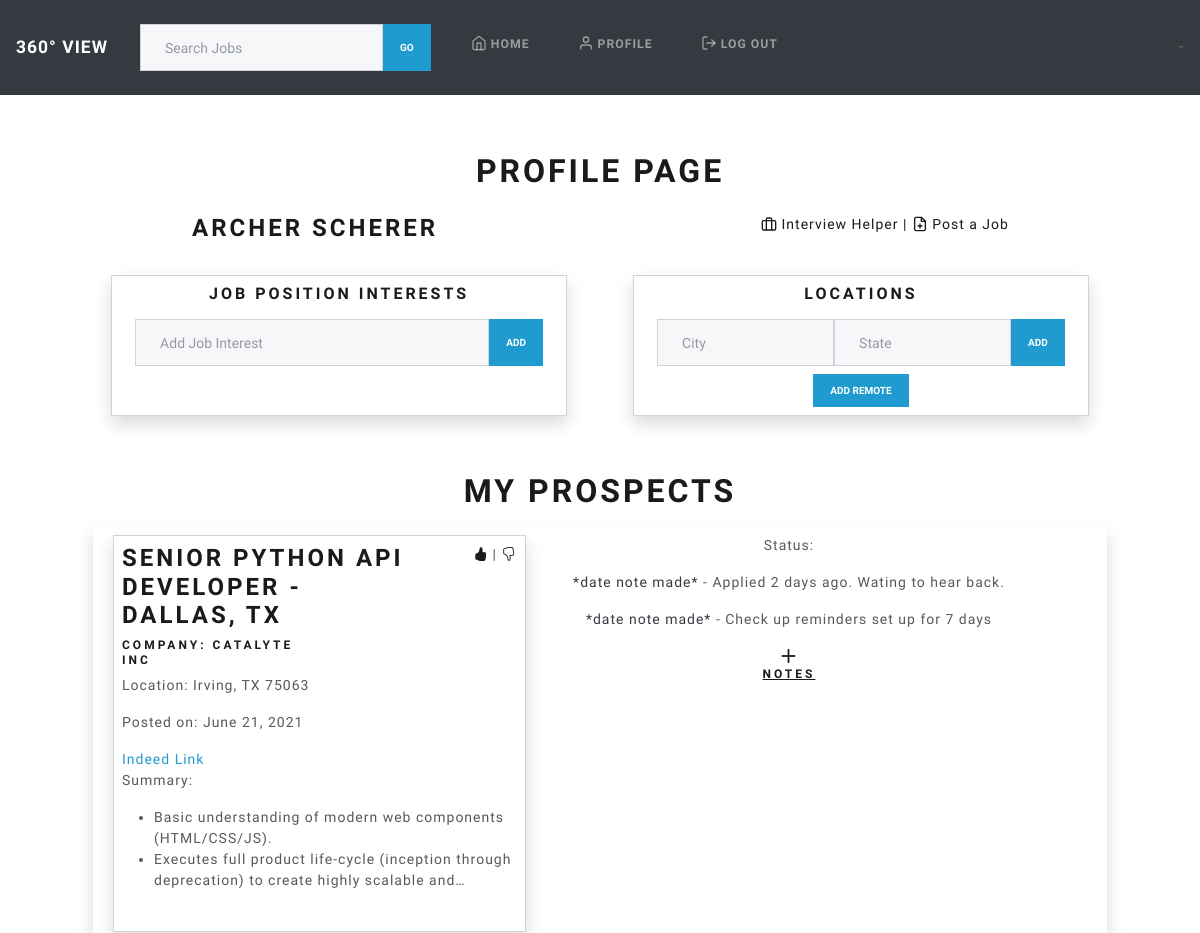
Before: /job/profile/3 (signed in, upper part) with the older database file.
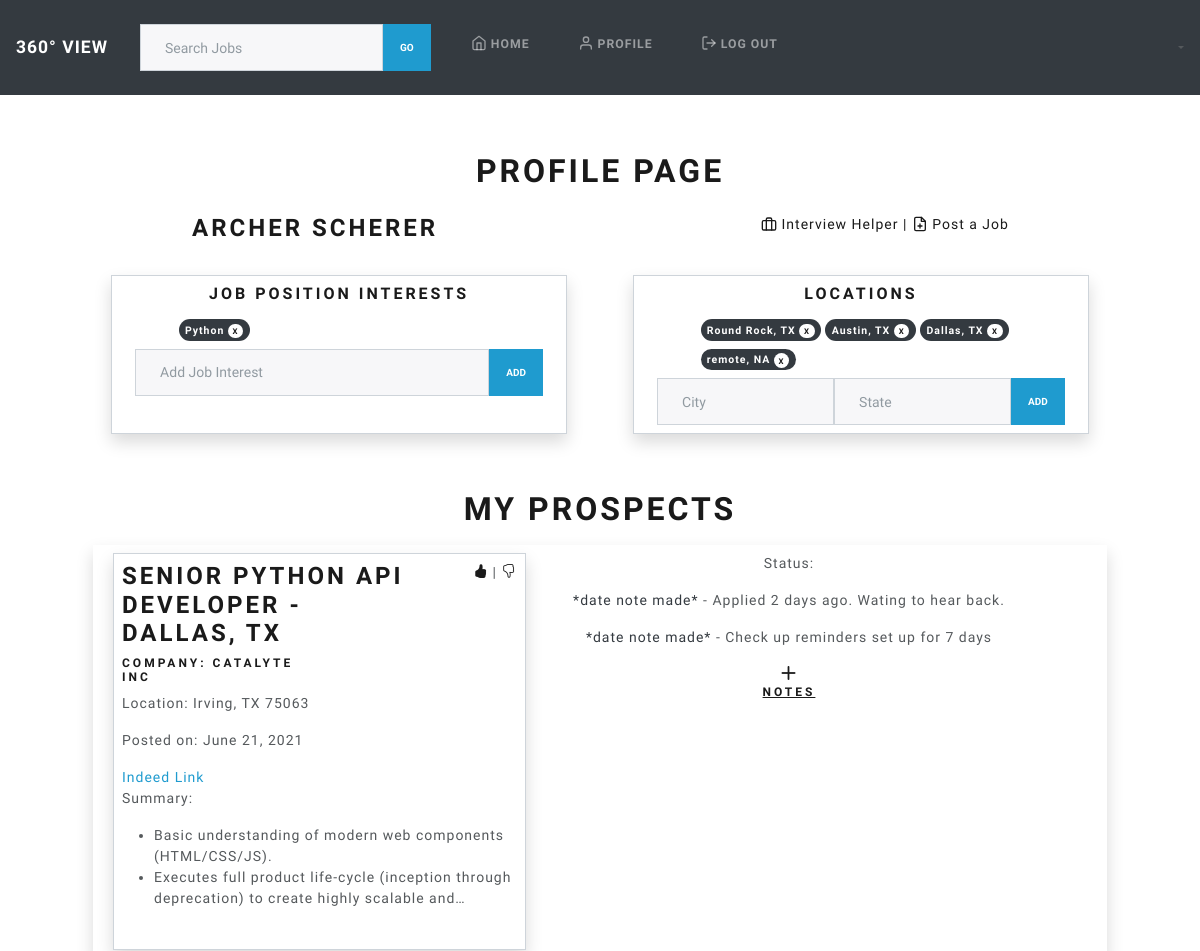
After: the same page with the newer database file.
### login_reg_app/models.py (models this page shows, shortened)
class User(models.Model):
    first_name = models.CharField(max_length=255)
    last_name = models.CharField(max_length=255)
    email = models.EmailField(max_length=255)
    birthday = models.DateField()
    password = models.CharField(max_length=100)
    user_type = models.CharField(max_length=255, default="agent")
    created_at = models.DateTimeField(auto_now_add=True)
    updated_at = models.DateTimeField(auto_now=True)
    objects = User_Manager()

### jobSearch_app/models.py (models this page shows, shortened)
class Job(models.Model):
    job_title = models.ForeignKey(Position, on_delete=models.CASCADE)
    company = models.CharField(max_length=45)
    location = models.CharField(max_length=45)
    post_date = models.DateField(null=True)
    salary_min = models.IntegerField(blank=True, default=None, null=True)
    salary_max = models.IntegerField(blank=True, default=None, null=True)
    job_url = models.CharField(max_length=255)
    summary = models.CharField(max_length=255, null=True)
    job_desc = models.TextField()
    qualifications = models.ManyToManyField(Qualification, related_name="qual_jobs")
    likes = models.ManyToManyField(User, related_name="job_likes")
    dislikes = models.ManyToManyField(User, related_name="job_dislikes")
    created_at = models.DateField(auto_now=True)
    updated_at = models.DateField(auto_now_add=True)

class Position(models.Model):
    title = models.CharField(max_length=45, null=True)
    created_at = models.DateField(auto_now=True)
    updated_at = models.DateField(auto_now_add=True)
    pos_saves = models.ManyToManyField(User, related_name="user_pos_saves")

class Location(models.Model):
    city = models.CharField(max_length=45)
    state = models.ForeignKey(State, on_delete=models.CASCADE)
    created_at = models.DateField(auto_now=True)
    updated_at = models.DateField(auto_now_add=True)
    loc_saves = models.ManyToManyField(User, related_name="user_loc_saves")

class State(models.Model):
    abbr = models.CharField(max_length=2)

### jobSearch_app/views.py (the view)
# urls.py: path('profile/<int:user_id>', views.profile),
def profile(request, user_id):
    if 'userid' in request.session:
        logged_user = User.objects.get(id=user_id)
        remote_filter= logged_user.user_loc_saves.filter(city="remote")
        job_likes = logged_user.job_likes.all()
        for j in job_likes:
            if j.summary:
                if j.summary[-1] == ';':
                    j.summary = j.summary.split(";")
                    j.summary.pop()
                if j.summary[0] == '[':
                    j.summary = ast.literal_eval(j.summary)
        context = {
            "user": logged_user,
            'remote_filter': remote_filter,
            'job_likes': job_likes,
        }
        return render(request, 'profile.html', context)
    else:
        return redirect('/')

### jobSearch_app/templates/profile.html (shortened to what this page needs)
<!DOCTYPE html>
<html lang="en">
<head>
    <link rel="stylesheet" href="https://cdn.jsdelivr.net/npm/bootstrap@5.0.1/dist/css/bootstrap.min.css"
>
    <link rel="stylesheet" href="https://cdn.jsdelivr.net/npm/bootswatch@4.5.2/dist/lux/bootstrap.min.css"
>
    <link rel="stylesheet" href="https://cdn.jsdelivr.net/npm/bootstrap-icons@1.3.0/font/bootstrap-icons.css">
    <link rel="stylesheet" href="//code.jquery.com/ui/1.12.1/themes/base/jquery-ui.css">
    {% load static %}
    <link rel="stylesheet" href="{% static 'css/styles.css' %}">
</head>
<header class="mb-5">
    {% include "top-nav.html" %}
</header>
<body class="text-center d-flex flex-column min-vh-100" style="padding-top: 3.5rem;">
    <div class="container">
        <main role="main" class="inner cover">
            <div class="row justify-content-lg-between mt-5">
                <div class="col-12 mb-3">
                    <h1>PROFILE PAGE</h1>
                </div>
                <div class="col-md-6">
                    <h3>
                        {{user.first_name}} {{user.last_name}}
                    </h3>
                </div>
                <div class="col-md-6">
                    <a href="/job/interview_helper/{{user.id}}">
                        <span data-feather="briefcase"></span>
                        Interview Helper |
                    </a>
                    <a href="/job/create/{{user.id}}">
                        <span data-feather="file-plus"></span>
                        Post a Job
                    </a>
                </div>
            </div>
            <div class="row d-flex justify-content-evenly m-2 mt-3">
                <div class="col-md-5 m-2 p-2 text-left border border-secondary shadow ">
                    <div class="row justify-content-center">
                        <h5 class="row justify-content-center mb-3">Job Position Interests</h5>
                        <div class="col-sm-9">
                            {%for pos in user.user_pos_saves.all%}
                            <span class="badge badge-pill badge-dark mb-2">{{pos.title}} <a href="/job/job_interest/{{pos.id}}/delete/{{user.id}}"
                                    class="badge badge-pill badge-light">X</a></span>
                            {%endfor%}
                        </div>
                    </div>
                    <div class="col-sm-12">
                        <form class="d-flex justify-content-center" action="/job/job_interest/add/{{user.id}}" method="POST">
                            <input class="form-control" type="text" placeholder="Add Job Interest" name="title">
                            <button class="btn btn-info btn-sm" type="submit">Add</button>
                        </form>
                    </div>
                </div>
                <div class="col-md-5 m-2 p-2 text-left border border-secondary shadow ">
                    <div class="row justify-content-center">
                        <h5 class="row justify-content-center mb-3">Locations</h5>
                        <div class="col-sm-9">
                            {%for loc in user.user_loc_saves.all%}
                            <span class="badge badge-pill badge-dark mb-2">{{loc.city}}, {{loc.state.abbr}} <a href="/job/loc_interest/{{loc.id}}/delete/{{user.id}}"
                                    class="badge badge-pill badge-light">X</a></span>
                            {%endfor%}
                        </div>
                    </div>
                    <div class="col-sm-12">
                        <form class="d-flex justify-content-center" action="/job/loc_interest/add/{{user.id}}" method="POST">
                            <input class="form-control" type="text" placeholder="City" name="city">
                            <input class="form-control" type="text" placeholder="State" name="state">
                            <button class="btn btn-info btn-sm" type="submit">Add</button>
                        </form>
                        {%if not remote_filter%}
                        <form class="d-flex justify-content-center mt-2" action="/job/loc_interest/add/{{user.id}}" method="POST">
                            <button class="btn btn-info btn-sm" type="submit">Add Remote</button>
                        </form>
                        {%endif%}
                    </div>
                </div>
            </div>
            <div class="row justify-content-center m-5">
                <h1>My Prospects</h1>
                {% for job in job_likes %}
                <div class="row m-2 shadow">
                    {% include 'job-tile.html' %}
                    <div class="col-md-6 m-2">
                        <p>Status:</p>
                        <p> <span class="text-dark">*date note made*</span> - Applied 2 days ago. Wating to hear back.</p>
                        <p> <span class="text-dark">*date note made*</span> - Check up reminders set up for 7 days</p>
                        <a href="#"><i class="bi bi-plus-lg"></i><h6 class="text-decoration-underline" >Notes </h6></a>
                    </div>
                </div>
                {% endfor %}
            </div>
        </main>
    </div>
</body>
</html>

### jobSearch_app/templates/top-nav.html (shortened to what this page needs)
{% load static %}
<link rel="stylesheet" href="{% static 'css/nav.css' %}">
<nav class="navbar navbar-expand-sm navbar-dark fixed-top bg-dark">
    <a class="navbar-brand" href="/job">360&deg; View</a>
    <div class="dropdown-toggle navbar-collapse justify-content-end" id="topNav">
        <ul class="navbar-nav mr-auto">
            <li class="nav-item">
                <form class="d-flex">
                    <input class="form-control" type="text" placeholder="Search Jobs">
                    <button class="btn btn-info btn-sm" type="submit">Go</button>
                </form>
            </li>
            <li class="nav-item">
                <a class="nav-link" href="/job">
                    <span data-feather="home"></span>
                    Home
                </a>
            </li>
            <li class="nav-item">
                <a class="nav-link" href="/job/profile/{{user.id}}">
                    <span data-feather="user"></span>
                    Profile
                </a>
            </li>
            <li class="nav-item">
                <a class="nav-link" href="/logout">
                    <span data-feather="log-out"></span>
                    Log Out</a>
            </li>
        </ul>
    </div>
</nav>

### jobSearch_app/templates/job-tile.html (shortened to what this page needs)
<div class="col-md-5 m-2 p-2 text-left border border-secondary shadow ">
    <div class="row">
        <div class="col-sm-9">
            <h3><a href="/job/{{job.id}}">{{job.job_title.title}}</a></h3>
        </div>
        <div class="col-sm-3 text-right">
            {% if job in user.job_likes.all %}
            <a class="likebutton  pr-1" name="Reset" style="cursor: pointer;" id="like{{job.id}}"  data-catid="{{job.id}}"><i class="bi bi-hand-thumbs-up-fill"></i></a><span>|</span>
            {% else %}
            <a class="likebutton  pr-1" name="Like" style="cursor: pointer;" id="like{{job.id}}"  data-catid="{{job.id}}"><i class="bi bi-hand-thumbs-up"></i></a><span>|</span>
            {% endif %}
            <a class="dislikebutton" name="Dislike" style="cursor: pointer;" id="dislike{{job.id}}" data-catid="{{job.id}}"><i class="bi bi-hand-thumbs-down"></i></a>
        </div>
    </div>
    <div class="row">
        <div class="col">
            <h6>Company: {{job.company}}</h6>
        </div>
        <div class="col">
        </div>
    </div>
    <p>Location: {{job.location}}</p>
    <p>Posted on: {{ job.post_date }}</p>
    <a class="text-info mb-4" href="{{job.job_url}}" target="_blank">Indeed Link</a>
    <p>Summary:</p>
    <ul>
        {% for line in job.summary %}
        <li>{{ line }}</li>
        {% endfor %}
    </ul>
    <div class="row">
    </div>
</div>

### jobSearch_app/static/css/styles.css (style rules this page uses)
html { position: relative; min-height: 100%; }
body { margin-bottom: 60px; }
.feather { width: 16px; height: 16px; vertical-align: text-bottom; }

Changed rows visible on the page:
added Position: title "Python"
added Location: city "Round Rock", state.abbr "TX"
added Location: city "Austin", state.abbr "TX"
added Location: city "Dallas", state.abbr "TX"
added Location: city "remote", state.abbr "NA"
Other visible differences:
text no longer shown: "ADD REMOTE"
